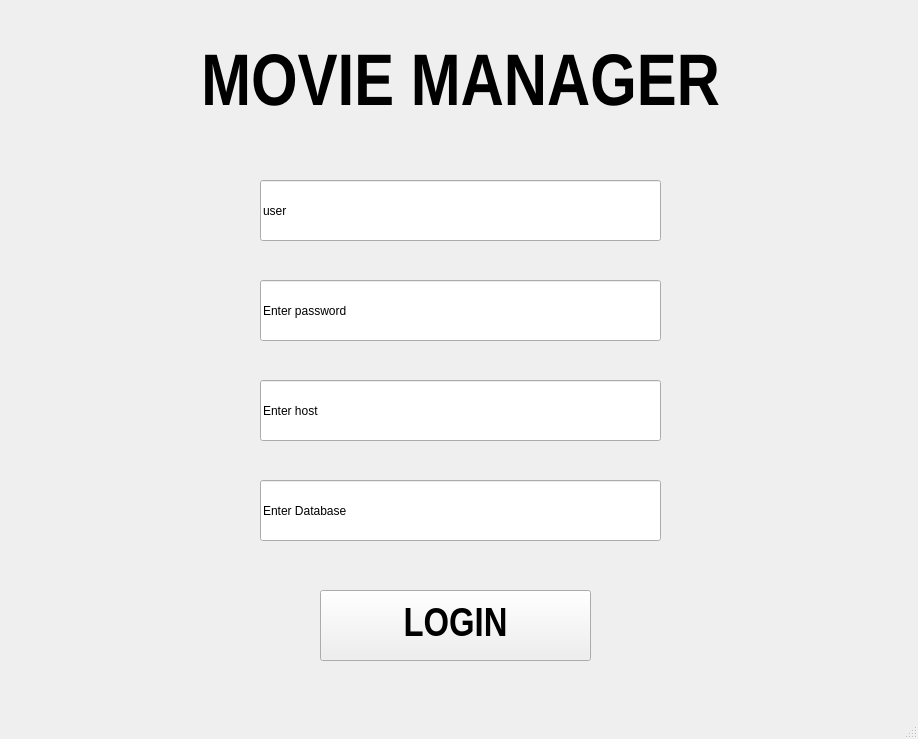
<?xml version="1.0" encoding="UTF-8"?>
<ui version="4.0">
 <class>MainWindow</class>
 <widget class="QMainWindow" name="MainWindow">
  <property name="geometry">
   <rect>
    <x>0</x>
    <y>0</y>
    <width>918</width>
    <height>739</height>
   </rect>
  </property>
  <property name="windowTitle">
   <string>MainWindow</string>
  </property>
  <widget class="QWidget" name="centralwidget">
   <widget class="QLabel" name="label">
    <property name="enabled">
     <bool>true</bool>
    </property>
    <property name="geometry">
     <rect>
      <x>30</x>
      <y>20</y>
      <width>861</width>
      <height>141</height>
     </rect>
    </property>
    <property name="font">
     <font>
      <family>Arial Narrow</family>
      <pointsize>55</pointsize>
      <weight>75</weight>
      <bold>true</bold>
     </font>
    </property>
    <property name="text">
     <string>MOVIE MANAGER</string>
    </property>
    <property name="alignment">
     <set>Qt::AlignCenter</set>
    </property>
    <property name="wordWrap">
     <bool>false</bool>
    </property>
    <property name="textInteractionFlags">
     <set>Qt::LinksAccessibleByMouse|Qt::TextSelectableByMouse</set>
    </property>
   </widget>
   <widget class="QLineEdit" name="lineEdit">
    <property name="geometry">
     <rect>
      <x>260</x>
      <y>180</y>
      <width>401</width>
      <height>61</height>
     </rect>
    </property>
    <property name="text">
     <string>user</string>
    </property>
   </widget>
   <widget class="QPushButton" name="pushButton">
    <property name="geometry">
     <rect>
      <x>320</x>
      <y>590</y>
      <width>271</width>
      <height>71</height>
     </rect>
    </property>
    <property name="font">
     <font>
      <family>Arial Narrow</family>
      <pointsize>30</pointsize>
      <weight>75</weight>
      <bold>true</bold>
     </font>
    </property>
    <property name="text">
     <string>LOGIN</string>
    </property>
   </widget>
   <widget class="QLineEdit" name="lineEdit_2">
    <property name="geometry">
     <rect>
      <x>260</x>
      <y>280</y>
      <width>401</width>
      <height>61</height>
     </rect>
    </property>
    <property name="text">
     <string>Enter password</string>
    </property>
   </widget>
   <widget class="QLineEdit" name="lineEdit_3">
    <property name="geometry">
     <rect>
      <x>260</x>
      <y>380</y>
      <width>401</width>
      <height>61</height>
     </rect>
    </property>
    <property name="text">
     <string>Enter host</string>
    </property>
   </widget>
   <widget class="QLineEdit" name="lineEdit_4">
    <property name="geometry">
     <rect>
      <x>260</x>
      <y>480</y>
      <width>401</width>
      <height>61</height>
     </rect>
    </property>
    <property name="text">
     <string>Enter Database</string>
    </property>
   </widget>
  </widget>
  <widget class="QMenuBar" name="menubar">
   <property name="geometry">
    <rect>
     <x>0</x>
     <y>0</y>
     <width>918</width>
     <height>26</height>
    </rect>
   </property>
  </widget>
  <widget class="QStatusBar" name="statusbar"/>
 </widget>
 <resources/>
 <connections/>
</ui>
